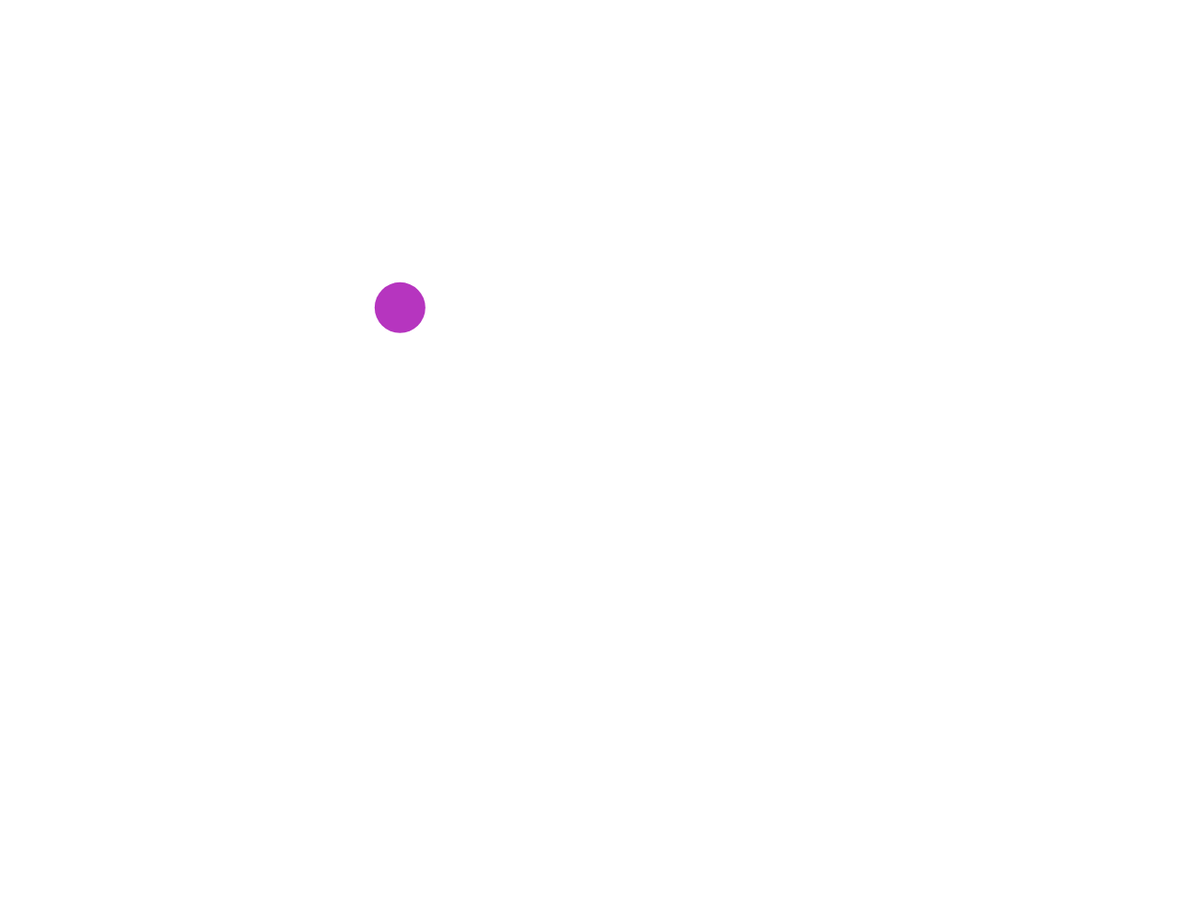
Frame 1 (no input)
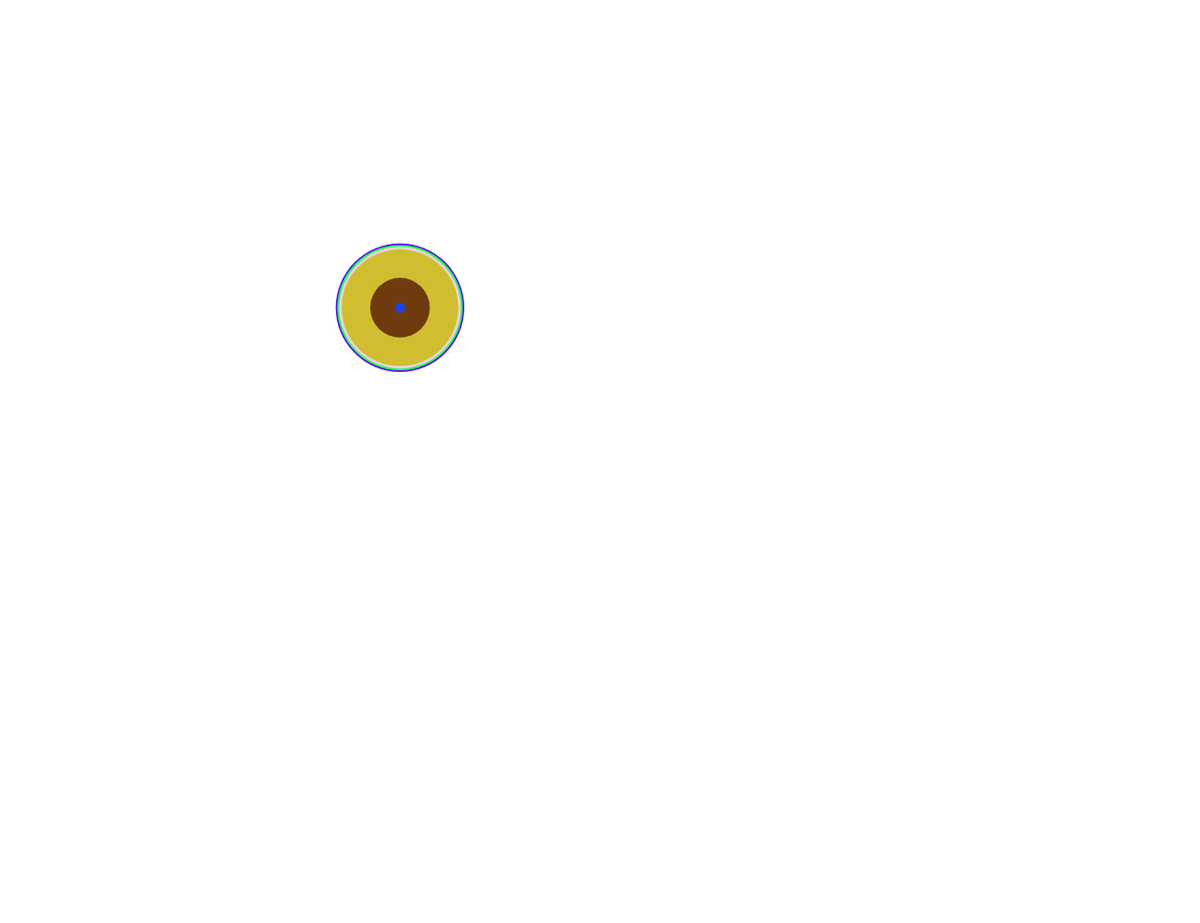
Frame 60 (no input)
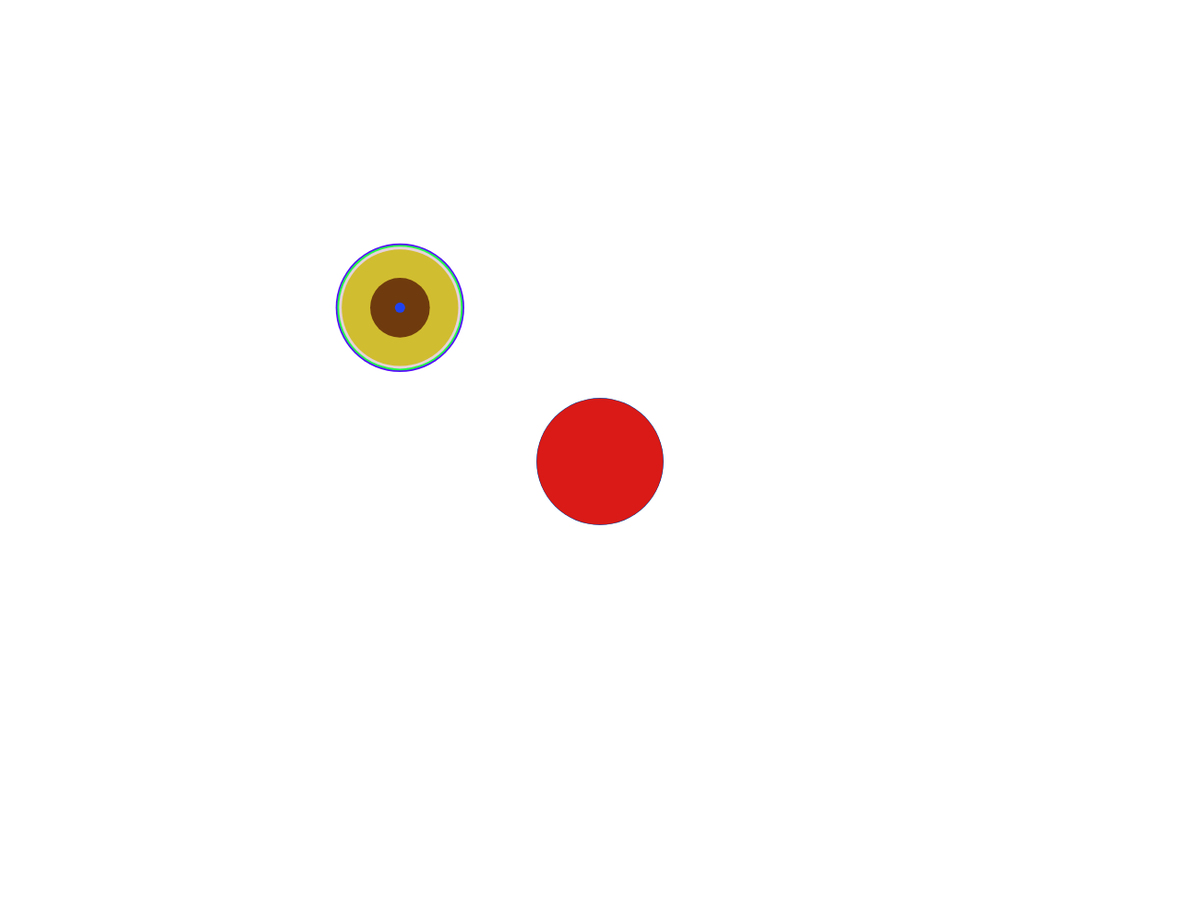
Frame 120 (the mouse pressed at the canvas centre since frame 60)

The p5.js sketch that drew these frames (run headless with seeded random() and noise() and a simulated clock; from frame 60 on, the mouse is pressed at the canvas centre):

// p5.js sketch
// ── sketch.js
var myX = 0;
var myY = 0;


function setup() {
  createCanvas(1300,1000);

}
function draw() {
  
if (mouseX < width && 0 <  mouseX){
  myX = mouseX;
  }else{
  myX = width / 3;
  }
  

if (mouseY < height && 0 <  mouseY){
  myY = mouseY;
  }else{
  myY = height / 3;
  }
  

  
    r=random(255);
    g=random(255);
    b=random(255);
    size=random(10,140)
  fill(r,g,b)
 noStroke();
 ellipse(myX,myY,size,size);
}
